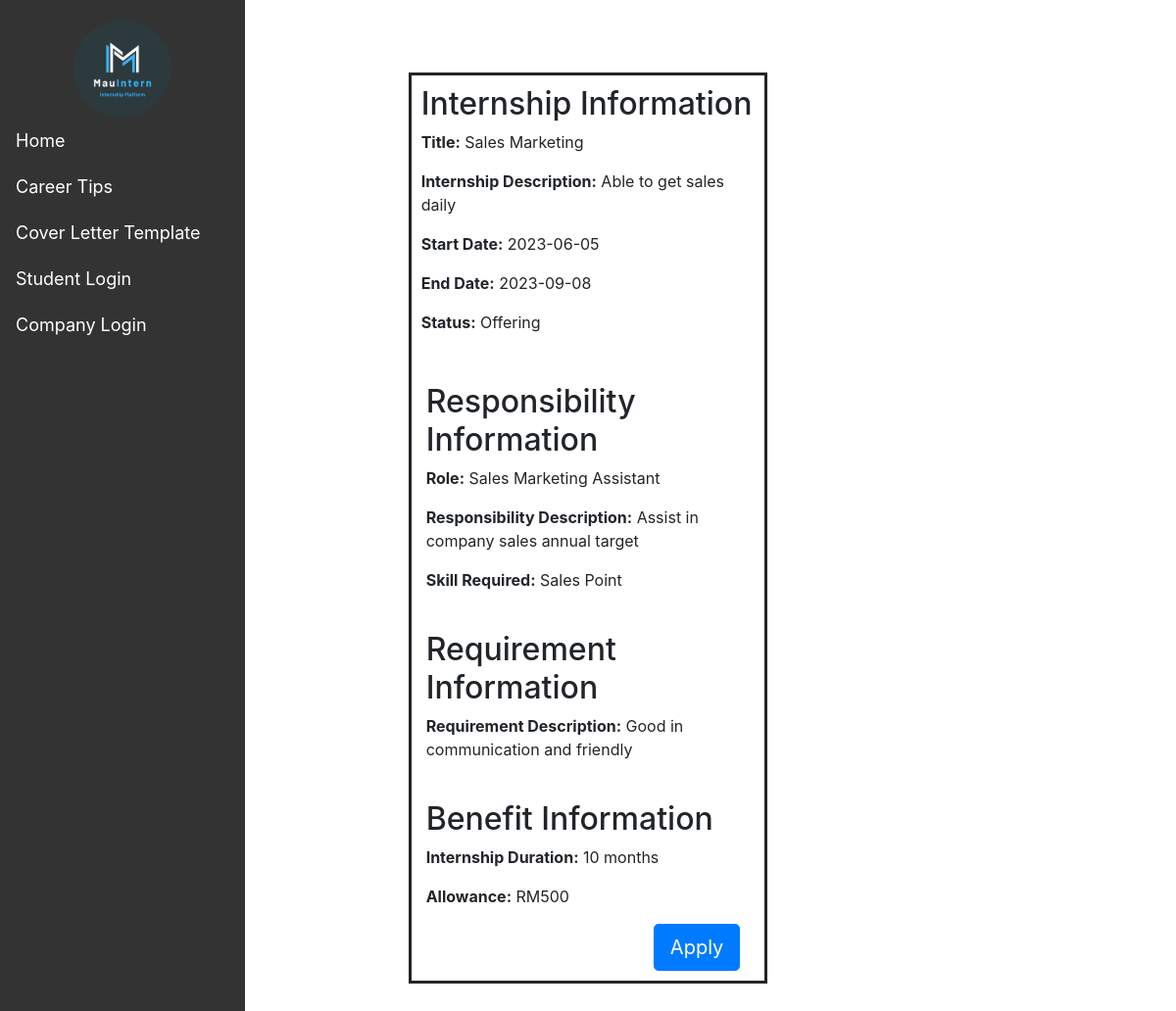
Page /apply-intern.php?internshipID=19 on the committed database.
### tables this page shows
CREATE TABLE `internship` (
  `internshipID` int(11) NOT NULL,
  `title` varchar(100) NOT NULL,
  `intern_description` varchar(255) NOT NULL,
  `duration` varchar(50) DEFAULT NULL,
  `StartDate` date NOT NULL,
  `EndDate` date NOT NULL,
  `Status` varchar(20) NOT NULL,
  `companyID` int(11) DEFAULT NULL
);

CREATE TABLE `responsibility` (
  `responsibilityID` int(11) NOT NULL,
  `Role` varchar(50) NOT NULL,
  `resp_description` varchar(255) NOT NULL,
  `skillRequired` varchar(50) NOT NULL,
  `internshipID` int(11) DEFAULT NULL
);

CREATE TABLE `requirement` (
  `requirementID` int(11) NOT NULL,
  `req_description` varchar(255) NOT NULL,
  `internshipID` int(11) DEFAULT NULL
);

CREATE TABLE `benefit` (
  `benefitID` int(11) NOT NULL,
  `b_description` varchar(255) DEFAULT NULL,
  `b_duration` varchar(50) NOT NULL,
  `b_allowance` varchar(50) NOT NULL,
  `internshipID` int(11) DEFAULT NULL
);

### apply-intern.php (the view, shortened to what this page needs)
<?php
include('./config.php');
?>
<!DOCTYPE html>
<html>
<head>
    <link rel="stylesheet" href="https://cdn.jsdelivr.net/npm/bootstrap@4.0.0/dist/css/bootstrap.min.css">
    <link rel="stylesheet" type="text/css" href="../css/indexstyle.css">
</head>
<body>
    <?php
    require_once "./navbar/sidebar.php";
    ?>
    <?php
    if (isset($_GET['internshipID'])) {
        $internship = $_GET['internshipID'];
        $query = "SELECT *
                  FROM internship i
                  JOIN responsibility r ON i.internshipID = r.internshipID
                  JOIN benefit b ON i.internshipID = b.internshipID
                  JOIN requirement req ON i.internshipID = req.internshipID
                  WHERE i.internshipID = $internship";
        $result = mysqli_query($conn, $query);
        $internship = mysqli_fetch_assoc($result);
        if ($internship) {
        echo '<div class="intern-apply">';
        echo '<div class="intern-info">';
            echo '<div class="container" style="padding: 10px">';
            echo '<h2>Internship Information</h2>';
            echo '<div class="internship-details">';
            echo '<p><strong>Title:</strong> ' . $internship['title'] . '</p>';
            echo '<p><strong>Internship Description:</strong> ' . $internship['intern_description'] . '</p>';
            echo '<p><strong>Start Date:</strong> ' . $internship['StartDate'] . '</p>';
            echo '<p><strong>End Date:</strong> ' . $internship['EndDate'] . '</p>';
            echo '<p><strong>Status:</strong> ' . $internship['Status'] . '</p>';
            echo '</div>';
            echo '</div>';
            echo '<br>';
            echo '<div class="container" id="intern-info">';
            echo '<h2>Responsibility Information</h2>';
            echo '<div class="responsibility-details">';
            echo '<p><strong>Role:</strong> ' . $internship['Role'] . '</p>';
            echo '<p><strong>Responsibility Description:</strong> ' . $internship['resp_description'] . '</p>';
            echo '<p><strong>Skill Required:</strong> ' . $internship['skillRequired'] . '</p>';
            echo '</div>';
            echo '</div>';
            echo '<br>';
            echo '<div class="container" id="intern-info">';
            echo '<h2>Requirement Information</h2>';
            echo '<div class="requirement-details">';
            echo '<p><strong>Requirement Description:</strong> ' . $internship['req_description'] . '</p>';
            echo '</div>';
            echo '</div>';
            echo '<br>';
            echo '<div class="container" id="intern-info">';
            echo '<h2>Benefit Information</h2>';
            echo '<div class="benefit-details">';
            echo '<p><strong>Internship Duration:</strong> ' . $internship['b_duration'] . '</p>';
            echo '<p><strong>Allowance:</strong> ' . $internship['b_allowance'] . '</p>';
            echo '<div class="text-right" style="margin: 10px">';
            echo '<form action="./student/apply-process.php" method="POST">';
            echo '<button type="submit" name="submit" class="btn btn-primary btn-lg">Apply</button>';
            echo '</form>';
            echo '</div>';
        echo '</div>';
        echo '</div>';
        }
    } else {
        echo "Invalid internship ID.";
    }
    ?>
</body>
</html>

### css/indexstyle.css (style rules this page uses)
* { margin: 0; padding: 0; box-sizing: border-box; }
body { font-family: Arial, sans-serif; background-color: #f2f2f2; color: #333; margin: 0; padding: 0; }

### apply-intern.php (style rules this page uses)
.intern-apply { display: grid; grid-template-columns: repeat(3, 1fr); grid-template-rows: repeat(2, 2fr) 1fr; grid-column-gap: 50px; grid-row-gap: 5px; padding-top: 20px; }
.intern-info { grid-area: 1 / 2 / 2 / 3; border-style: solid; }

### rows in the picture
internship: title "Sales Marketing", intern_description "Able to get sales daily", StartDate "2023-06-05", EndDate "2023-09-08", Status "Offering", responsibility.Role "Sales Marketing Assistant", responsibility.resp_description "Assist in company sales annual target", responsibility.skillRequired "Sales Point", requirement.req_description "Good in communication and friendly", benefit.b_duration "10 months", benefit.b_allowance "RM500"
